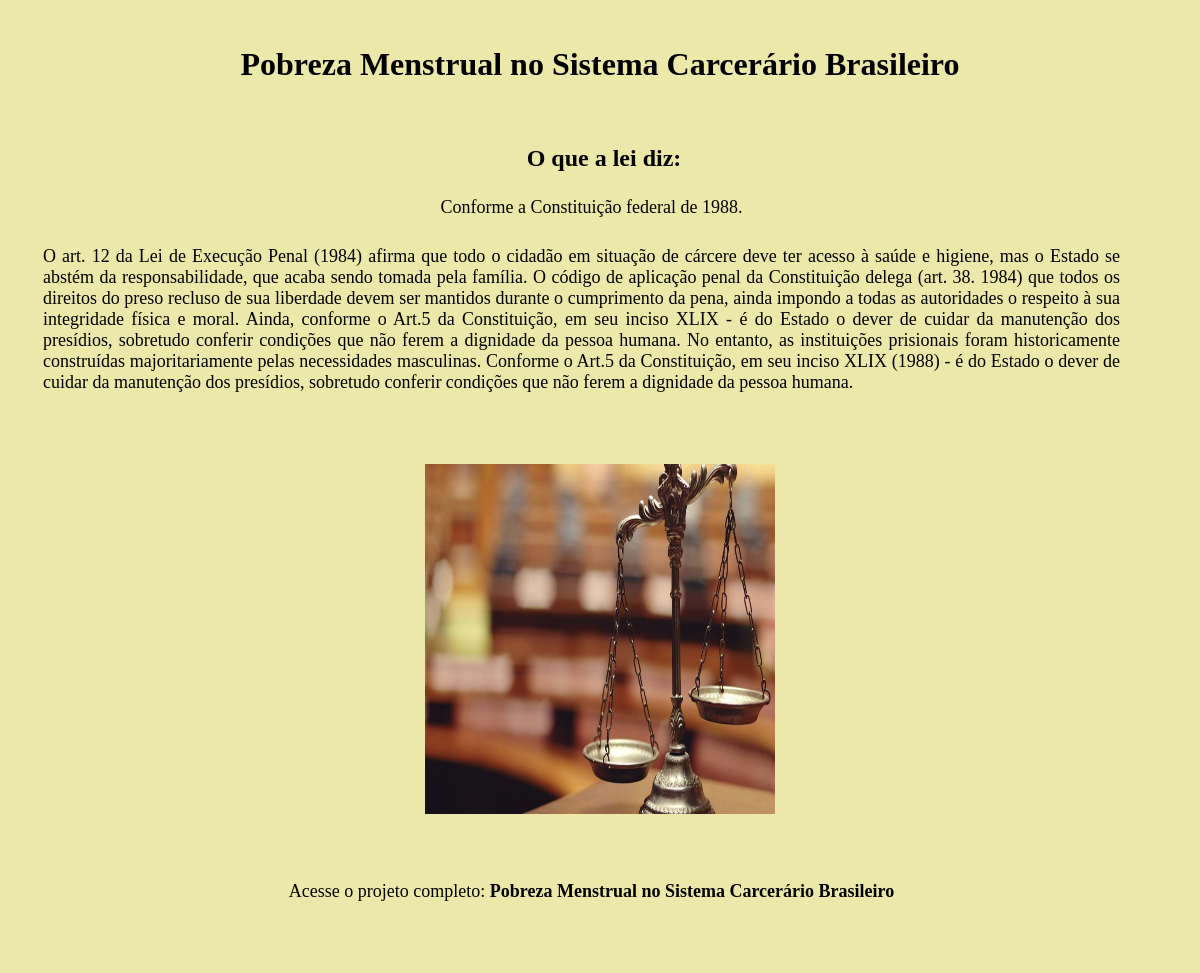
/artigo.php?id=2, run on the app's committed database.
### tables this page shows
CREATE TABLE `artigo` (
  `artigoid` int(11) NOT NULL,
  `titulo` varchar(60) NOT NULL,
  `subtitulo` varchar(100) DEFAULT NULL,
  `imgprincipal` varchar(255) NOT NULL,
  `texto` longtext NOT NULL,
  `autor` text DEFAULT NULL
);

### artigo.php (the view, shortened to what this page needs)
<?php
include_once 'conexao.php';
$artigoid = $_GET['id'];
?>
<link rel="stylesheet" href="style.css?t=<?php echo date('YmdHis').rand(1,999999)?>">
 <link rel="stylesheet" href="https://cdnjs.cloudflare.com/ajax/libs/font-awesome/6.0.0-beta3/css/all.min.css">
</head>
 <body class="bodyartigo">
<header>
  <a href="index.php" class="cordolink"><h1 class="titulo">Pobreza Menstrual no Sistema Carcerário Brasileiro</h1></a>
</header>
 <link rel="stylesheet" href="style.css?t=<?php echo date('YmdHis').rand(1,999999)?>">
<?php
    $sql = "SELECT * FROM artigo WHERE artigoid = $artigoid";
    $result = mysqli_query( $conexao, $sql );
    $row = mysqli_fetch_array($result);
    ?>
    <div class="outrapagina">
    <h2><a class="linkcor" href="artigo.php?id=<?php echo $row['artigoid'];?>"><?php echo $row['titulo'];?></a></h2>
    <p class="subtitulo"href="artigo.php?id=<?php echo $row['artigoid'];?>"><?php echo $row['subtitulo'];?></p>
    <div class="textoartigo"><p href="artigo.php?id=<?php echo $row['artigoid'];?>"><?php echo $row['texto'];?></p></div>
    <strong><p class="autor"href="artigo.php?id=<?php echo $row['artigoid'];?>"><?php echo $row['autor'];?></p></strong>
    <img src="img/<?php echo $row['imgprincipal'];?>" alt="" srcset="">
    </div>
    <footer>
    <p class="trabalho">Acesse o projeto completo: <a href="https://senacrsedu-my.sharepoint.com/:w:/g/personal/04446713078_senacrs_edu_br/ETS8ZVuFlMdBnrGr1kf4kSIBOkLrLVimdxusgHfzWuTmRQ?e=Pe5fn0" ><strong>Pobreza Menstrual no Sistema Carcerário Brasileiro</strong></a></p>
    </footer>

### style.css (style rules this page uses)
body { margin: 0; padding: 0; }
header { background-color: rgb(236, 232, 169); height: 75px; padding: 25px; text-align: center; border-radius: 2px; }
.trabalho a { color: black; }
.cordolink { color: black; }
.linkcor { color: black; }
h2, p { margin-left: 8px; }
.outrapagina { color: black; text-align: center; }
.textoartigo { text-align: center; }
footer { background-color: rgb(236, 232, 169); height: 75px; text-align: center; padding: 20px; margin-right: -20px; margin-left: -20px; margin-bottom: 20px; color: rgb(248, 246, 217); }
a { text-decoration: none; }
p { text-align: justify; padding: 5px; margin-right: 25px; font-size: large; }
.trabalho { color: black; text-align: center; }
img { width: 350px; height: 350px; padding: 20px; }
.autor { text-align: center; }
.bodyartigo { background-color: rgb(236, 232, 169); }
.textoartigo { justify-content: center; text-align: center; margin-left: 30px; margin-right: 50px; }
.subtitulo { text-align: center; }

### data on the page
artigo: titulo "O que a lei diz:", subtitulo "Conforme a Constituição federal de 1988.", texto "O art. 12 da Lei de Execução Penal (1984) afirma que todo o cidadão em situação de cárcere deve ter acesso à saúde e higiene, mas o Estado se abstém da responsabilidade, que acaba sendo tomada pela família. O código de aplicação penal da Constituição delega (art. 38. 1984) que todos os direitos do preso recluso de sua liberdade devem ser mantidos durante o cumprimento da pena, ainda impondo a todas as autoridades o respeito à sua integridade física e moral. Ainda, conforme o Art.5 da Constituição, em seu inciso XLIX - é do Estado o dever de cuidar da manutenção dos presídios, sobretudo conferir condições que não ferem a dignidade da pessoa humana. No entanto, as instituições prisionais…", imgprincipal (picture)
